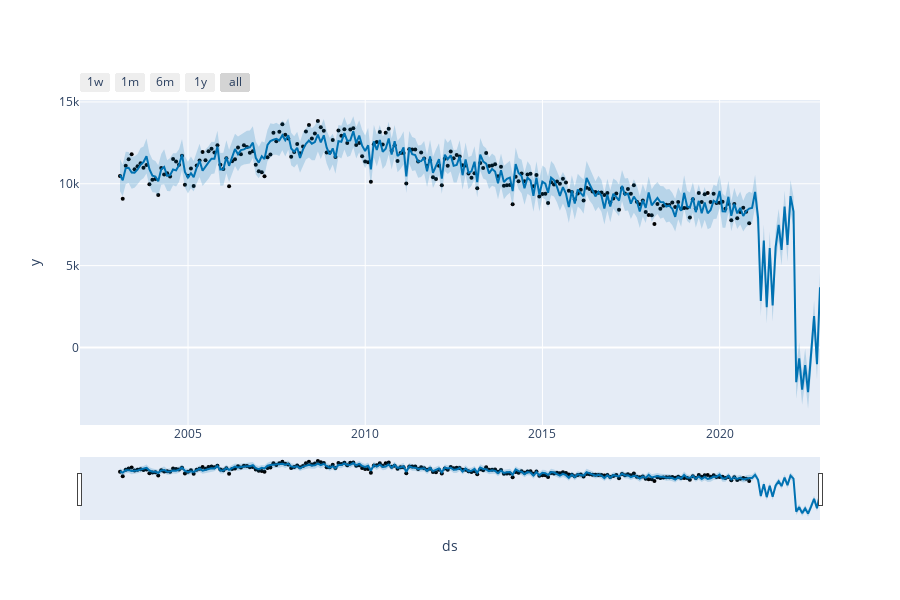

Notebook cell for this chart:
### Markdown cell above
### Time Series Modeling of the overall dataframe with Facebook Prophet

### Code cell
df_fbprophet = df

df_m_1 = df_fbprophet.resample("M").size().reset_index()
df_m_1.columns = ["date", "monthly_crime_count"]
df_m_final_1 = df_m_1.rename(columns={"date": "ds", "monthly_crime_count": "y"})

m_1 = Prophet(interval_width=0.95, yearly_seasonality=False)
m_1.add_seasonality(name="monthly", period=30.5, fourier_order=10)
m_1.add_seasonality(name="quarterly", period=91.5, fourier_order=10)
m_1.add_seasonality(name="weekly", period=52.25, fourier_order=10)
m_1.fit(df_m_final_1)

future_1 = m_1.make_future_dataframe(periods=24, freq="M")
pred_1 = m_1.predict(future_1)
fig2_1 = m_1.plot_components(pred_1)
fig2_2 = plot_plotly(m_1, pred_1)
fig2_2

### Figure 1 — Plotly figure (JSON) as saved in the notebook; plotly's stock layout.template omitted (floating-point values rounded to 4 significant figures; data arrays with more than 128 entries replaced by an {"elided": "..."} marker saying what was removed)
{"data": [{"marker": {"color": "black", "size": 4}, "mode": "markers", "name": "Actual", "type": "scatter", "x": {"elided": "214 str values"}, "y": {"elided": "214 int values"}}, {"hoverinfo": "skip", "line": {"width": 0}, "mode": "lines", "type": "scatter", "x": {"elided": "238 str values"}, "y": {"elided": "238 float values"}}, {"fill": "tonexty", "fillcolor": "rgba(0, 114, 178, 0.2)", "line": {"color": "#0072B2", "width": 2}, "mode": "lines", "name": "Predicted", "type": "scatter", "x": {"elided": "238 str values"}, "y": {"elided": "238 float values"}}, {"fill": "tonexty", "fillcolor": "rgba(0, 114, 178, 0.2)", "hoverinfo": "skip", "line": {"width": 0}, "mode": "lines", "type": "scatter", "x": {"elided": "238 str values"}, "y": {"elided": "238 float values"}}], "layout": {"height": 600, "showlegend": false, "width": 900, "xaxis": {"rangeselector": {"buttons": [{"count": 7, "label": "1w", "step": "day", "stepmode": "backward"}, {"count": 1, "label": "1m", "step": "month", "stepmode": "backward"}, {"count": 6, "label": "6m", "step": "month", "stepmode": "backward"}, {"count": 1, "label": "1y", "step": "year", "stepmode": "backward"}, {"step": "all"}]}, "rangeslider": {"visible": true}, "title": {"text": "ds"}, "type": "date"}, "yaxis": {"title": {"text": "y"}}}}
